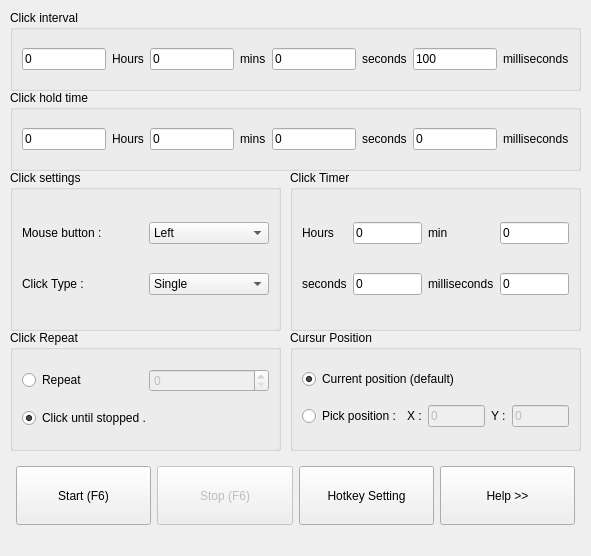
<?xml version="1.0" encoding="UTF-8"?>
<ui version="4.0">
 <class>main_window</class>
 <widget class="QMainWindow" name="main_window">
  <property name="geometry">
   <rect>
    <x>0</x>
    <y>0</y>
    <width>591</width>
    <height>556</height>
   </rect>
  </property>
  <property name="sizePolicy">
   <sizepolicy hsizetype="Fixed" vsizetype="Fixed">
    <horstretch>0</horstretch>
    <verstretch>0</verstretch>
   </sizepolicy>
  </property>
  <property name="windowTitle">
   <string>Auto Clicker Pro</string>
  </property>
  <widget class="QWidget" name="central_widget">
   <widget class="QGroupBox" name="grb_clk_interval">
    <property name="geometry">
     <rect>
      <x>10</x>
      <y>10</y>
      <width>571</width>
      <height>81</height>
     </rect>
    </property>
    <property name="toolTip">
     <string>&lt;html&gt;&lt;head/&gt;&lt;body&gt;&lt;p&gt;Control how fast the auto clicker works. ( 100 milliseconds is the default speed which is 10 clicks per seconds)&lt;/p&gt;&lt;/body&gt;&lt;/html&gt;</string>
    </property>
    <property name="whatsThis">
     <string>&lt;html&gt;&lt;head/&gt;&lt;body&gt;&lt;p&gt;Control how fast the auto clicker works. ( 100 milliseconds is the default speed which is 10 clicks per seconds)&lt;/p&gt;&lt;/body&gt;&lt;/html&gt;</string>
    </property>
    <property name="title">
     <string>Click interval</string>
    </property>
    <layout class="QGridLayout" name="gridLayout_5">
     <item row="0" column="0">
      <widget class="QLineEdit" name="le_hours">
       <property name="text">
        <string>0</string>
       </property>
      </widget>
     </item>
     <item row="0" column="1">
      <widget class="QLabel" name="label">
       <property name="text">
        <string>Hours</string>
       </property>
      </widget>
     </item>
     <item row="0" column="2">
      <widget class="QLineEdit" name="le_mins">
       <property name="text">
        <string>0</string>
       </property>
      </widget>
     </item>
     <item row="0" column="3">
      <widget class="QLabel" name="label_2">
       <property name="text">
        <string>mins</string>
       </property>
      </widget>
     </item>
     <item row="0" column="4">
      <widget class="QLineEdit" name="le_s">
       <property name="text">
        <string>0</string>
       </property>
      </widget>
     </item>
     <item row="0" column="5">
      <widget class="QLabel" name="label_3">
       <property name="text">
        <string>seconds</string>
       </property>
      </widget>
     </item>
     <item row="0" column="6">
      <widget class="QLineEdit" name="le_ms">
       <property name="text">
        <string>100</string>
       </property>
      </widget>
     </item>
     <item row="0" column="7">
      <widget class="QLabel" name="label_4">
       <property name="text">
        <string>milliseconds</string>
       </property>
      </widget>
     </item>
    </layout>
   </widget>
   <widget class="QGroupBox" name="grb_clk_settings">
    <property name="geometry">
     <rect>
      <x>10</x>
      <y>170</y>
      <width>271</width>
      <height>161</height>
     </rect>
    </property>
    <property name="toolTip">
     <string>&lt;html&gt;&lt;head/&gt;&lt;body&gt;&lt;p&gt;Controls the click type and the mouse button that will perform the click.&lt;/p&gt;&lt;/body&gt;&lt;/html&gt;</string>
    </property>
    <property name="title">
     <string>Click settings</string>
    </property>
    <layout class="QGridLayout" name="gridLayout">
     <item row="0" column="0">
      <widget class="QLabel" name="label_5">
       <property name="text">
        <string>Mouse button :</string>
       </property>
      </widget>
     </item>
     <item row="0" column="1">
      <widget class="QComboBox" name="comboB_mouse_btn">
       <item>
        <property name="text">
         <string>Left</string>
        </property>
       </item>
       <item>
        <property name="text">
         <string>Right</string>
        </property>
       </item>
       <item>
        <property name="text">
         <string>Middle</string>
        </property>
       </item>
      </widget>
     </item>
     <item row="1" column="0">
      <widget class="QLabel" name="label_6">
       <property name="text">
        <string>Click Type :</string>
       </property>
      </widget>
     </item>
     <item row="1" column="1">
      <widget class="QComboBox" name="comboB_clickType">
       <property name="toolTip">
        <string>&lt;html&gt;&lt;head/&gt;&lt;body&gt;&lt;p&gt;Single :  Click once&lt;/p&gt;&lt;p&gt;Double : Clicks twice ( same as double click)&lt;/p&gt;&lt;p&gt;Triple: Click three times &lt;/p&gt;&lt;/body&gt;&lt;/html&gt;</string>
       </property>
       <item>
        <property name="text">
         <string>Single</string>
        </property>
       </item>
       <item>
        <property name="text">
         <string>Double</string>
        </property>
       </item>
       <item>
        <property name="text">
         <string>Triple</string>
        </property>
       </item>
      </widget>
     </item>
    </layout>
   </widget>
   <widget class="QGroupBox" name="grb_cur_pos">
    <property name="geometry">
     <rect>
      <x>290</x>
      <y>330</y>
      <width>291</width>
      <height>121</height>
     </rect>
    </property>
    <property name="toolTip">
     <string>&lt;!DOCTYPE HTML PUBLIC &quot;-//W3C//DTD HTML 4.0//EN&quot; &quot;http://www.w3.org/TR/REC-html40/strict.dtd&quot;&gt;
&lt;html&gt;&lt;head&gt;&lt;meta name=&quot;qrichtext&quot; content=&quot;1&quot; /&gt;&lt;meta charset=&quot;utf-8&quot; /&gt;&lt;style type=&quot;text/css&quot;&gt;
p, li { white-space: pre-wrap; }
hr { height: 1px; border-width: 0; }
li.unchecked::marker { content: &quot;\2610&quot;; }
li.checked::marker { content: &quot;\2612&quot;; }
&lt;/style&gt;&lt;/head&gt;&lt;body style=&quot; font-family:'Segoe UI'; font-size:9pt; font-weight:400; font-style:normal;&quot;&gt;
&lt;p style=&quot; margin-top:0px; margin-bottom:0px; margin-left:0px; margin-right:0px; -qt-block-indent:0; text-indent:0px;&quot;&gt;Controls the position of the cursur, by default it clicks on the current position of the cursur and you are able to move the cursur around. specifying a  position means the auto clicker will only click that position on the screen which varies depending on the monitor.&lt;/p&gt;&lt;/body&gt;&lt;/html&gt;</string>
    </property>
    <property name="title">
     <string>Cursur Position</string>
    </property>
    <layout class="QGridLayout" name="gridLayout_3">
     <item row="1" column="0">
      <widget class="QRadioButton" name="pos_opt_2">
       <property name="text">
        <string>Pick position :</string>
       </property>
      </widget>
     </item>
     <item row="1" column="1">
      <widget class="QLabel" name="label_11">
       <property name="text">
        <string>X :</string>
       </property>
      </widget>
     </item>
     <item row="1" column="2">
      <widget class="QLineEdit" name="x_cor">
       <property name="enabled">
        <bool>false</bool>
       </property>
       <property name="text">
        <string>0</string>
       </property>
      </widget>
     </item>
     <item row="1" column="3">
      <widget class="QLabel" name="label_12">
       <property name="text">
        <string>Y :</string>
       </property>
      </widget>
     </item>
     <item row="1" column="4">
      <widget class="QLineEdit" name="y_cor">
       <property name="enabled">
        <bool>false</bool>
       </property>
       <property name="text">
        <string>0</string>
       </property>
      </widget>
     </item>
     <item row="0" column="0" colspan="4">
      <widget class="QRadioButton" name="pos_opt_1">
       <property name="text">
        <string>Current position (default)</string>
       </property>
       <property name="checked">
        <bool>true</bool>
       </property>
      </widget>
     </item>
    </layout>
   </widget>
   <widget class="QGroupBox" name="grb_clk_repeat">
    <property name="geometry">
     <rect>
      <x>10</x>
      <y>330</y>
      <width>271</width>
      <height>121</height>
     </rect>
    </property>
    <property name="toolTip">
     <string>&lt;html&gt;&lt;head/&gt;&lt;body&gt;&lt;p&gt;how much clicks  the auto clicker will perform.&lt;/p&gt;&lt;/body&gt;&lt;/html&gt;</string>
    </property>
    <property name="title">
     <string>Click Repeat</string>
    </property>
    <layout class="QGridLayout" name="gridLayout_4">
     <item row="0" column="0">
      <widget class="QRadioButton" name="repeat_opt_1">
       <property name="text">
        <string>Repeat</string>
       </property>
      </widget>
     </item>
     <item row="0" column="1">
      <widget class="QSpinBox" name="repeat_times">
       <property name="enabled">
        <bool>false</bool>
       </property>
       <property name="value">
        <number>0</number>
       </property>
      </widget>
     </item>
     <item row="1" column="0" colspan="2">
      <widget class="QRadioButton" name="repeat_opt_2">
       <property name="text">
        <string>Click until stopped .</string>
       </property>
       <property name="checked">
        <bool>true</bool>
       </property>
      </widget>
     </item>
    </layout>
   </widget>
   <widget class="QGroupBox" name="grb_clk_timer">
    <property name="geometry">
     <rect>
      <x>290</x>
      <y>170</y>
      <width>291</width>
      <height>161</height>
     </rect>
    </property>
    <property name="toolTip">
     <string>&lt;html&gt;&lt;head/&gt;&lt;body&gt;&lt;p&gt;How long the auto clicker will work. (0 on all time slots means no time limit)&lt;/p&gt;&lt;/body&gt;&lt;/html&gt;</string>
    </property>
    <property name="title">
     <string>Click Timer</string>
    </property>
    <layout class="QGridLayout" name="gridLayout_2">
     <item row="0" column="0">
      <widget class="QLabel" name="label_9">
       <property name="text">
        <string>Hours</string>
       </property>
      </widget>
     </item>
     <item row="0" column="1">
      <widget class="QLineEdit" name="le_timer_h">
       <property name="text">
        <string>0</string>
       </property>
      </widget>
     </item>
     <item row="0" column="2">
      <widget class="QLabel" name="label_7">
       <property name="text">
        <string>min</string>
       </property>
      </widget>
     </item>
     <item row="0" column="3">
      <widget class="QLineEdit" name="le_timer_min">
       <property name="text">
        <string>0</string>
       </property>
      </widget>
     </item>
     <item row="1" column="0">
      <widget class="QLabel" name="label_10">
       <property name="text">
        <string>seconds</string>
       </property>
      </widget>
     </item>
     <item row="1" column="1">
      <widget class="QLineEdit" name="le_timer_s">
       <property name="text">
        <string>0</string>
       </property>
      </widget>
     </item>
     <item row="1" column="2">
      <widget class="QLabel" name="label_8">
       <property name="text">
        <string>milliseconds</string>
       </property>
      </widget>
     </item>
     <item row="1" column="3">
      <widget class="QLineEdit" name="le_timer_ms">
       <property name="text">
        <string>0</string>
       </property>
      </widget>
     </item>
    </layout>
   </widget>
   <widget class="QGroupBox" name="grb_clk_interval_2">
    <property name="geometry">
     <rect>
      <x>10</x>
      <y>90</y>
      <width>571</width>
      <height>81</height>
     </rect>
    </property>
    <property name="toolTip">
     <string>&lt;html&gt;&lt;head/&gt;&lt;body&gt;&lt;p&gt;Controls how long the mouse will hold to button as if it didnt let go of the click before releasing it. ( some games could use this function)&lt;/p&gt;&lt;/body&gt;&lt;/html&gt;</string>
    </property>
    <property name="whatsThis">
     <string>&lt;html&gt;&lt;head/&gt;&lt;body&gt;&lt;p&gt;&lt;br/&gt;&lt;/p&gt;&lt;/body&gt;&lt;/html&gt;</string>
    </property>
    <property name="title">
     <string>Click hold time</string>
    </property>
    <layout class="QGridLayout" name="gridLayout_6">
     <item row="0" column="0">
      <widget class="QLineEdit" name="le_hold_hours">
       <property name="text">
        <string>0</string>
       </property>
      </widget>
     </item>
     <item row="0" column="1">
      <widget class="QLabel" name="label_13">
       <property name="text">
        <string>Hours</string>
       </property>
      </widget>
     </item>
     <item row="0" column="2">
      <widget class="QLineEdit" name="le_hold_mins">
       <property name="text">
        <string>0</string>
       </property>
      </widget>
     </item>
     <item row="0" column="3">
      <widget class="QLabel" name="label_14">
       <property name="text">
        <string>mins</string>
       </property>
      </widget>
     </item>
     <item row="0" column="4">
      <widget class="QLineEdit" name="le_hold_s">
       <property name="text">
        <string>0</string>
       </property>
      </widget>
     </item>
     <item row="0" column="5">
      <widget class="QLabel" name="label_15">
       <property name="text">
        <string>seconds</string>
       </property>
      </widget>
     </item>
     <item row="0" column="6">
      <widget class="QLineEdit" name="le_hold_ms">
       <property name="text">
        <string>0</string>
       </property>
      </widget>
     </item>
     <item row="0" column="7">
      <widget class="QLabel" name="label_16">
       <property name="text">
        <string>milliseconds</string>
       </property>
      </widget>
     </item>
    </layout>
   </widget>
   <widget class="QWidget" name="">
    <property name="geometry">
     <rect>
      <x>10</x>
      <y>460</y>
      <width>571</width>
      <height>71</height>
     </rect>
    </property>
    <layout class="QGridLayout" name="gridLayout_7">
     <property name="sizeConstraint">
      <enum>QLayout::SetDefaultConstraint</enum>
     </property>
     <property name="leftMargin">
      <number>6</number>
     </property>
     <property name="topMargin">
      <number>6</number>
     </property>
     <property name="rightMargin">
      <number>6</number>
     </property>
     <property name="bottomMargin">
      <number>6</number>
     </property>
     <property name="horizontalSpacing">
      <number>6</number>
     </property>
     <item row="0" column="0">
      <widget class="QPushButton" name="btn_start">
       <property name="sizePolicy">
        <sizepolicy hsizetype="Expanding" vsizetype="Expanding">
         <horstretch>0</horstretch>
         <verstretch>0</verstretch>
        </sizepolicy>
       </property>
       <property name="toolTip">
        <string>&lt;html&gt;&lt;head/&gt;&lt;body&gt;&lt;p&gt;Starts the auto clicker. (default shortcut is F6)&lt;/p&gt;&lt;/body&gt;&lt;/html&gt;</string>
       </property>
       <property name="text">
        <string>Start (F6)</string>
       </property>
      </widget>
     </item>
     <item row="0" column="1">
      <widget class="QPushButton" name="btn_stop">
       <property name="enabled">
        <bool>false</bool>
       </property>
       <property name="sizePolicy">
        <sizepolicy hsizetype="Expanding" vsizetype="Expanding">
         <horstretch>0</horstretch>
         <verstretch>0</verstretch>
        </sizepolicy>
       </property>
       <property name="toolTip">
        <string>&lt;html&gt;&lt;head/&gt;&lt;body&gt;&lt;p&gt;stops the auto clicker. (default shortcut is F6)&lt;/p&gt;&lt;/body&gt;&lt;/html&gt;</string>
       </property>
       <property name="text">
        <string>Stop (F6)</string>
       </property>
      </widget>
     </item>
     <item row="0" column="2">
      <widget class="QPushButton" name="btn_shortcut">
       <property name="sizePolicy">
        <sizepolicy hsizetype="Expanding" vsizetype="Expanding">
         <horstretch>0</horstretch>
         <verstretch>0</verstretch>
        </sizepolicy>
       </property>
       <property name="text">
        <string>Hotkey Setting</string>
       </property>
      </widget>
     </item>
     <item row="0" column="3">
      <widget class="QPushButton" name="btn_help">
       <property name="sizePolicy">
        <sizepolicy hsizetype="Expanding" vsizetype="Expanding">
         <horstretch>0</horstretch>
         <verstretch>0</verstretch>
        </sizepolicy>
       </property>
       <property name="text">
        <string>Help &gt;&gt;</string>
       </property>
      </widget>
     </item>
    </layout>
   </widget>
  </widget>
  <widget class="QMenuBar" name="menu_bar">
   <property name="geometry">
    <rect>
     <x>0</x>
     <y>0</y>
     <width>591</width>
     <height>22</height>
    </rect>
   </property>
  </widget>
 </widget>
 <resources/>
 <connections/>
</ui>
